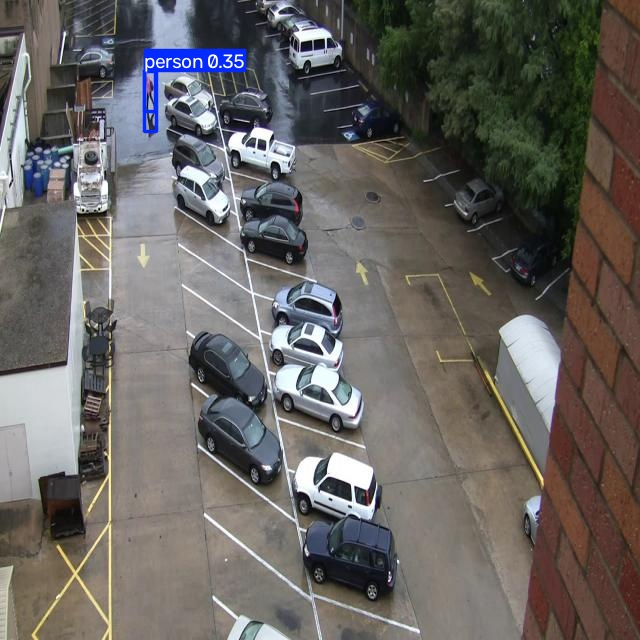
#> input picture runs/detect/predict/image0.jpg, 640 x 640 px
$ python -i image_filters.py   (imports and definitions only)   (older library calls are emulated)
#> lines starting #> are read from the running program, lines starting #| are printed output that depends on the picture
#> further down, picture is the input picture: shape (640, 640, 3); mean B, G, R 96.9, 99.8, 103.2
import cv2
import numpy as np

# --- THRESHOLDS & SETTINGS CỐ ĐỊNH ---
VERY_DARK_THRESHOLD = 40
DARK_THRESHOLD = 75
BLUR_THRESHOLD = 80

CLAHE_CLIP = 1.8
UNSHARP_STRENGTH = 0.6
GAMMA_VALUE = 1.8
# -----------------------------------

def apply_clahe(frame: np.ndarray) -> np.ndarray:
    """
    Tăng cường độ tương phản cục bộ (cân bằng sáng).
    Lợi ích: Cực tốt cho camera quay ban đêm, thiếu sáng, bị ngược sáng.
    """
    lab = cv2.cvtColor(frame, cv2.COLOR_BGR2LAB)
#> lab: shape (640, 640, 3); mean of channels 0, 1, 2 106.5, 129.3, 130.5
    l, a, b = cv2.split(lab)
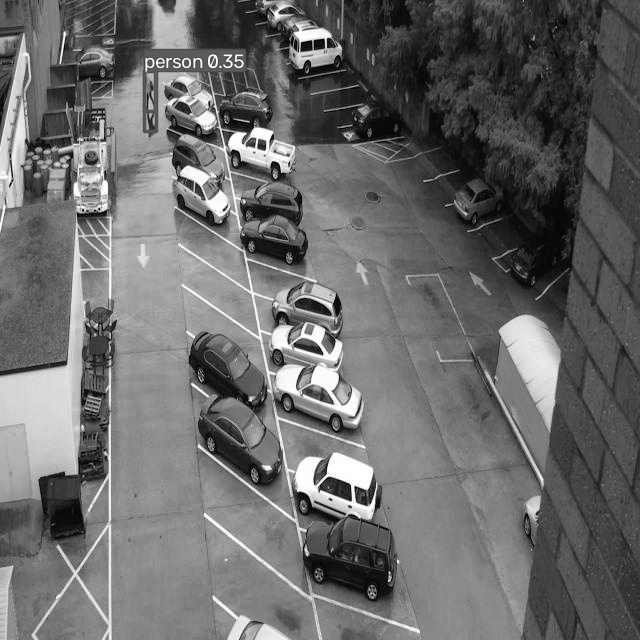
#> l: shape (640, 640); min 0, max 255, mean 106.5
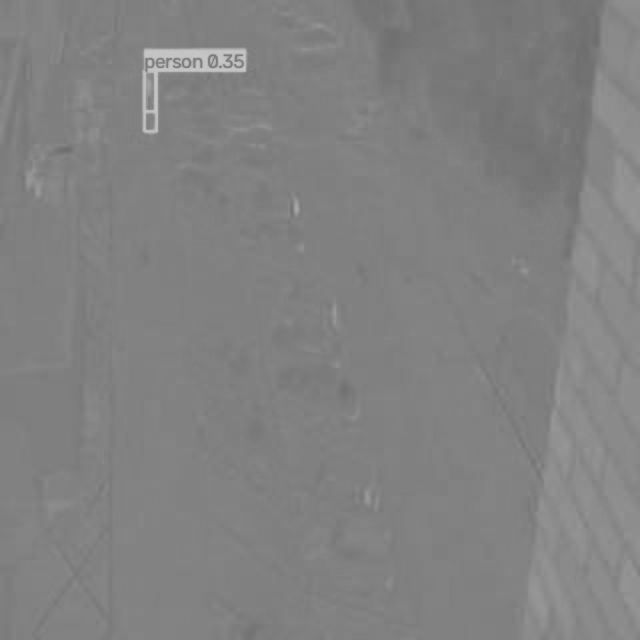
#> a: shape (640, 640); min 110, max 199, mean 129.3
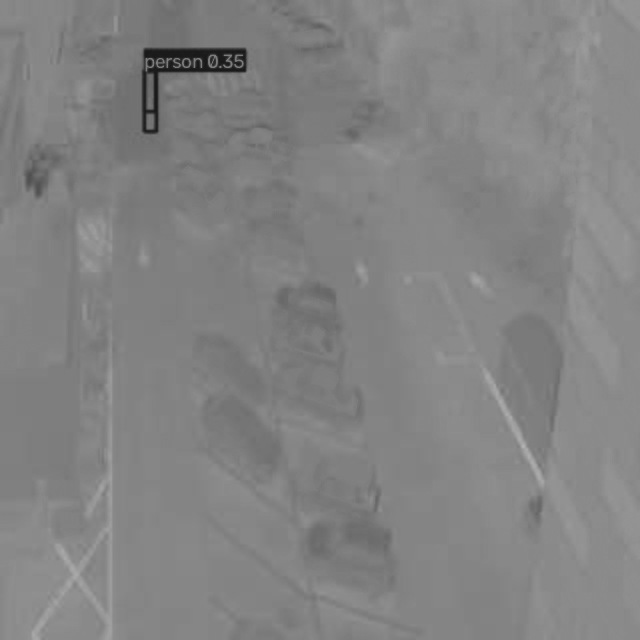
#> b: shape (640, 640); min 25, max 179, mean 130.5
    clahe = cv2.createCLAHE(clipLimit=CLAHE_CLIP, tileGridSize=(8, 8))
    cl = clahe.apply(l)
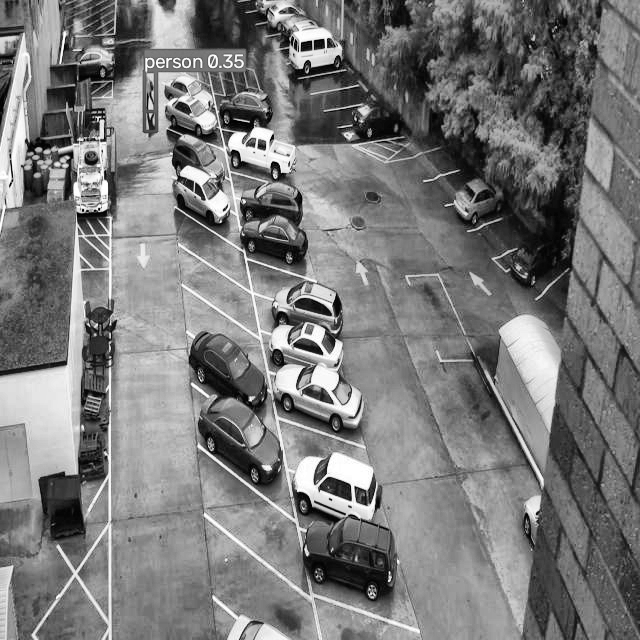
#> cl: shape (640, 640); min 0, max 255, mean 121.8
    return cv2.cvtColor(cv2.merge((cl, a, b)), cv2.COLOR_LAB2BGR)
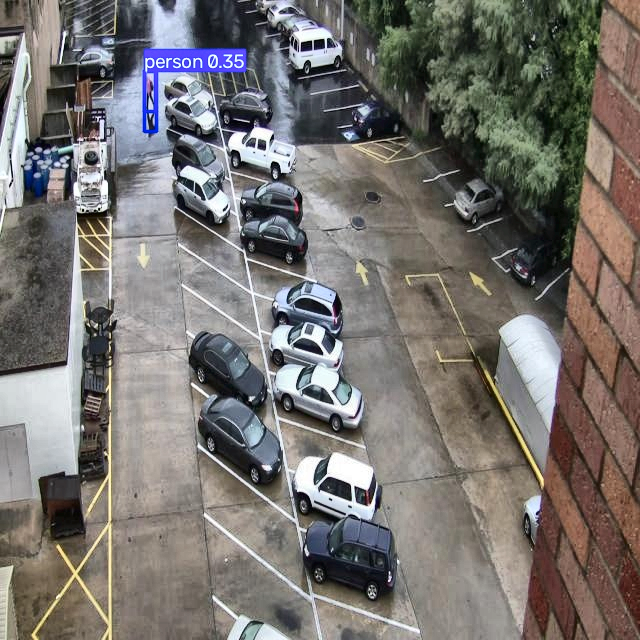
#> returned value: shape (640, 640, 3); mean B, G, R 111.5, 114.8, 118.5

# [72 lines left out: functions apply_unsharp_mask, apply_gamma_correction, detect_best_filter, process_frame, not called in this run]

>>> import cv2
>>> picture = cv2.imread('../../runs/detect/predict/image0.jpg')
>>> result = apply_clahe(picture)

$ run again, on runs/detect/predict/image2.jpg
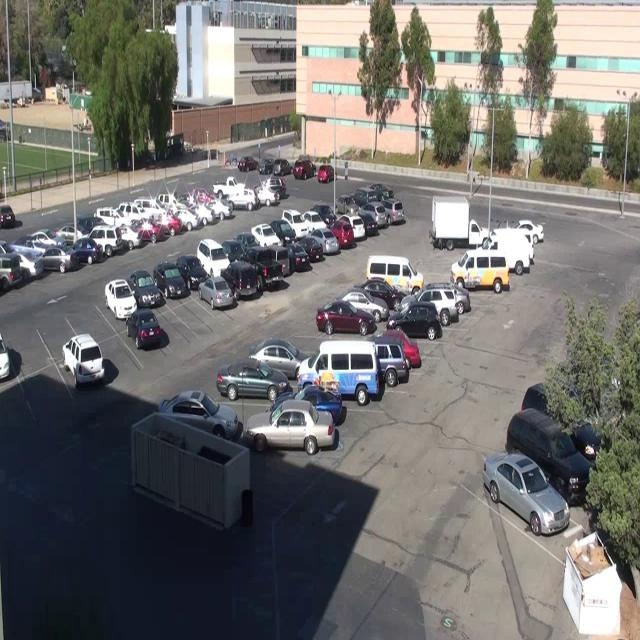
#> input picture runs/detect/predict/image2.jpg, 640 x 640 px
#> picture is the input picture: shape (640, 640, 3); mean B, G, R 110.5, 112.9, 114.4
#> lab: shape (640, 640, 3); mean of channels 0, 1, 2 118.2, 128.5, 129.2
#> in apply_clahe, `l, a, b = cv2.split(lab)`:
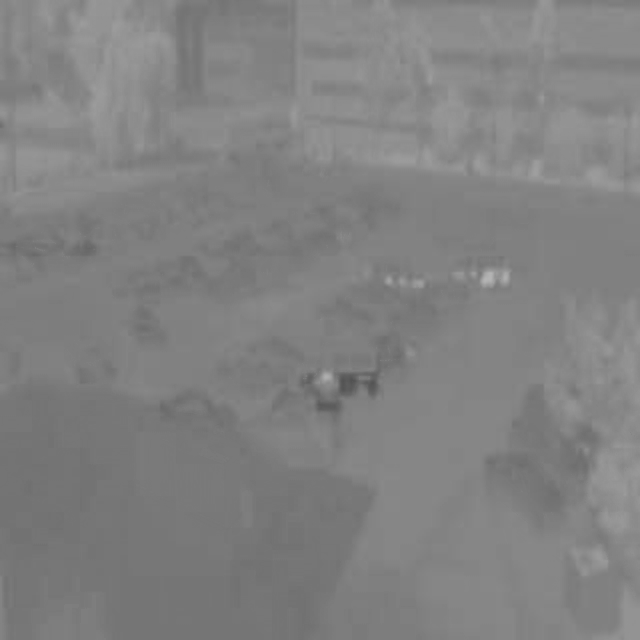
#> b: shape (640, 640); min 82, max 180, mean 129.2
#> in apply_clahe, `return cv2.cvtColor(cv2.merge((cl, a, b)), cv2.COLOR_LAB2BGR)`:
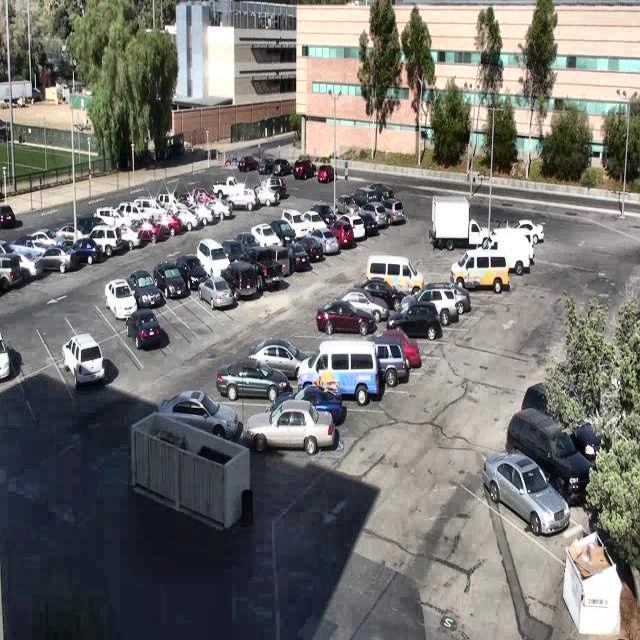
#> returned value: shape (640, 640, 3); mean B, G, R 114.3, 116.7, 118

$ run again, on runs/detect/predict/image3.jpg
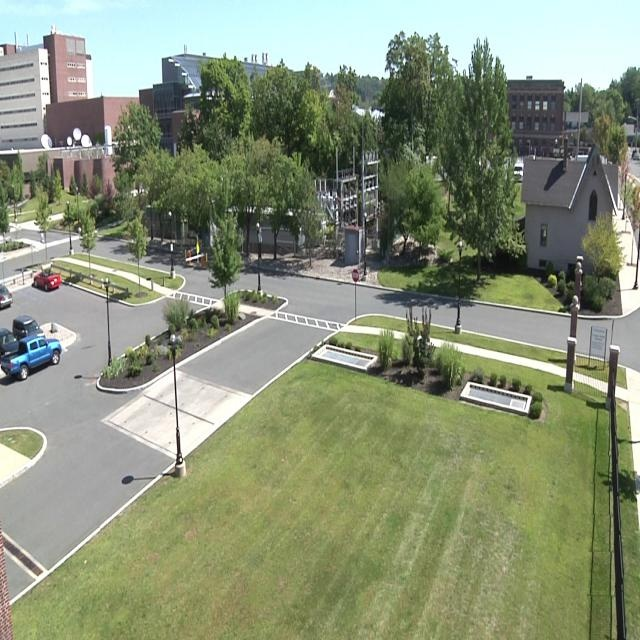
#> input picture runs/detect/predict/image3.jpg, 640 x 640 px
#> picture is the input picture: shape (640, 640, 3); mean B, G, R 120.9, 145.8, 136.7
#> lab: shape (640, 640, 3); mean of channels 0, 1, 2 149, 120.5, 140.4
#> in apply_clahe, `cl = clahe.apply(l)`:
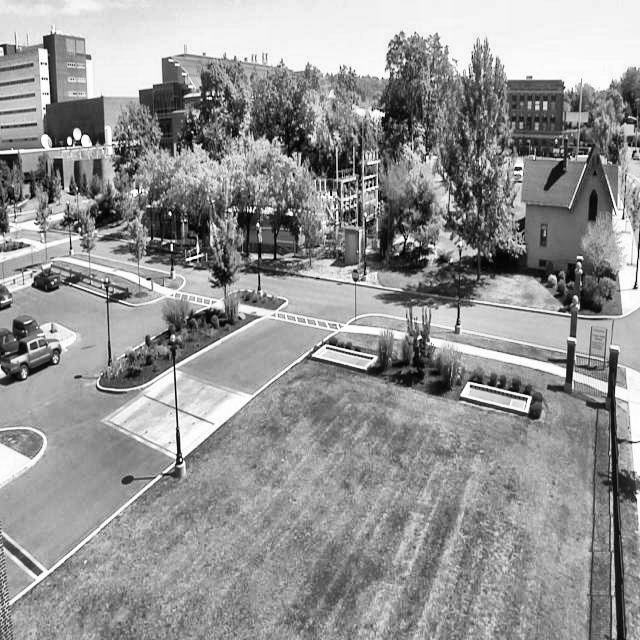
#> cl: shape (640, 640); min 1, max 255, mean 148.2
#> in apply_clahe, `return cv2.cvtColor(cv2.merge((cl, a, b)), cv2.COLOR_LAB2BGR)`:
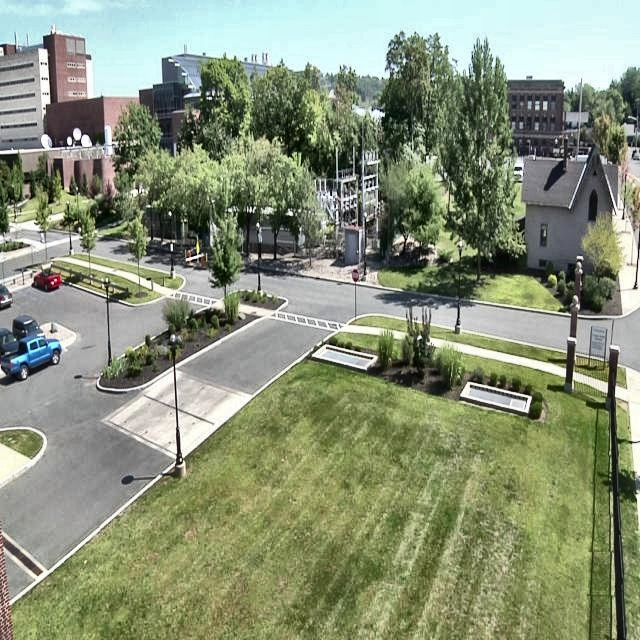
#> returned value: shape (640, 640, 3); mean B, G, R 120.4, 145.5, 136.2
